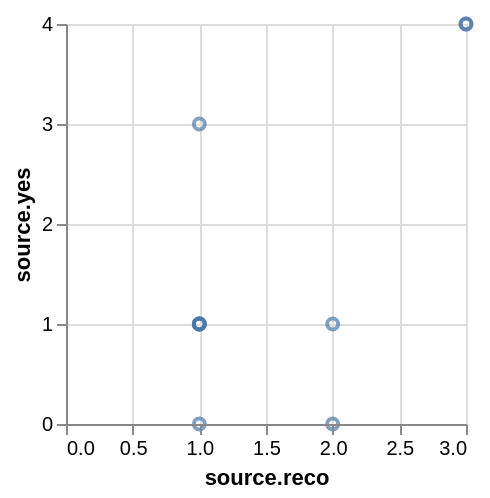

Write the Vega-Lite specification saved for this chart.
### Vega specification from a JSON file in a GitHub repository (floating-point values rounded to 4 significant figures)
{"$schema": "https://vega.github.io/schema/vega/v5.json", "autosize": "pad", "padding": 5, "width": 200, "height": 200, "style": "cell", "data": [{"name": "source_0", "values": {"hits": {"hits": [{"source": {"reco": 2, "yes": 1}}, {"source": {"reco": 3, "yes": 4}}, {"source": {"reco": 2, "yes": 0}}, {"source": {"reco": 1, "yes": 3}}, {"source": {"reco": 3, "yes": 4}}, {"source": {"reco": 1, "yes": 1}}, {"source": {"reco": 1, "yes": 1}}, {"source": {"reco": 1, "yes": 1}}, {"source": {"reco": 1, "yes": 0}}, {"source": {"reco": 1, "yes": 1}}]}}, "format": {"property": "hits.hits"}}, {"name": "data_0", "source": "source_0", "transform": [{"type": "formula", "expr": "datum[\"source\"] && datum[\"source\"][\"reco\"]", "as": "source.reco"}, {"type": "formula", "expr": "datum[\"source\"] && datum[\"source\"][\"yes\"]", "as": "source.yes"}]}], "marks": [{"name": "marks", "type": "symbol", "style": ["point"], "from": {"data": "data_0"}, "encode": {"update": {"opacity": {"value": 0.7}, "fill": [{"test": "datum[\"source.reco\"] === null || isNaN(datum[\"source.reco\"]) || datum[\"source.yes\"] === null || isNaN(datum[\"source.yes\"])", "value": null}, {"value": "transparent"}], "stroke": [{"test": "datum[\"source.reco\"] === null || isNaN(datum[\"source.reco\"]) || datum[\"source.yes\"] === null || isNaN(datum[\"source.yes\"])", "value": null}, {"value": "#4c78a8"}], "tooltip": {"signal": "{\"source.reco\": format(datum[\"source.reco\"], \"\"), \"source.yes\": format(datum[\"source.yes\"], \"\")}"}, "x": {"scale": "x", "field": "source\\.reco"}, "y": {"scale": "y", "field": "source\\.yes"}}}}], "scales": [{"name": "x", "type": "linear", "domain": {"data": "data_0", "field": "source\\.reco"}, "range": [0, {"signal": "width"}], "nice": true, "zero": true}, {"name": "y", "type": "linear", "domain": {"data": "data_0", "field": "source\\.yes"}, "range": [{"signal": "height"}, 0], "nice": true, "zero": true}], "axes": [{"scale": "x", "orient": "bottom", "grid": false, "title": "source.reco", "labelFlush": true, "labelOverlap": true, "tickCount": {"signal": "ceil(width/40)"}, "zindex": 1}, {"scale": "x", "orient": "bottom", "gridScale": "y", "grid": true, "tickCount": {"signal": "ceil(width/40)"}, "domain": false, "labels": false, "maxExtent": 0, "minExtent": 0, "ticks": false, "zindex": 0}, {"scale": "y", "orient": "left", "grid": false, "title": "source.yes", "labelOverlap": true, "tickCount": {"signal": "ceil(height/40)"}, "zindex": 1}, {"scale": "y", "orient": "left", "gridScale": "x", "grid": true, "tickCount": {"signal": "ceil(height/40)"}, "domain": false, "labels": false, "maxExtent": 0, "minExtent": 0, "ticks": false, "zindex": 0}]}
